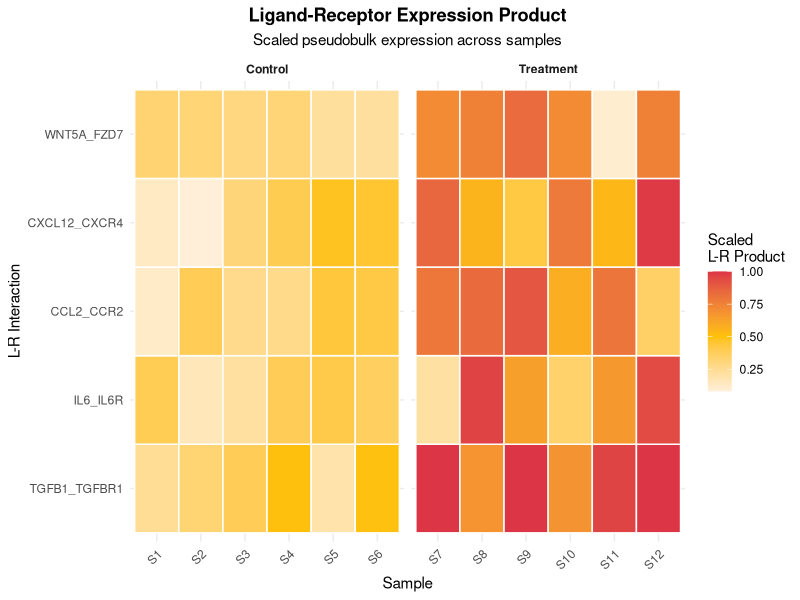
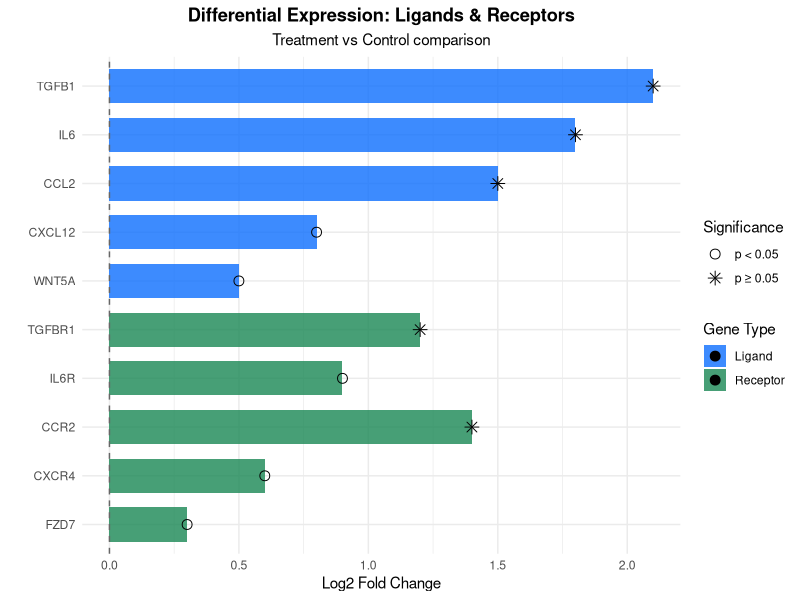
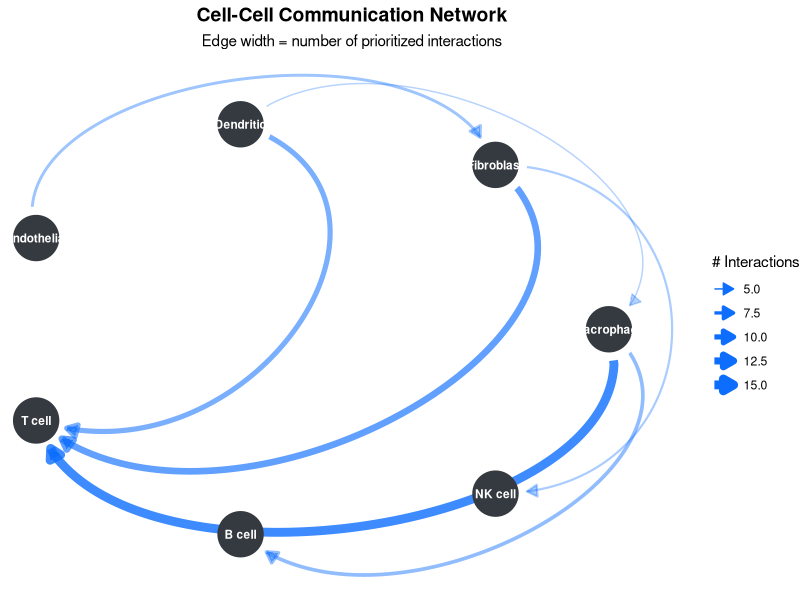
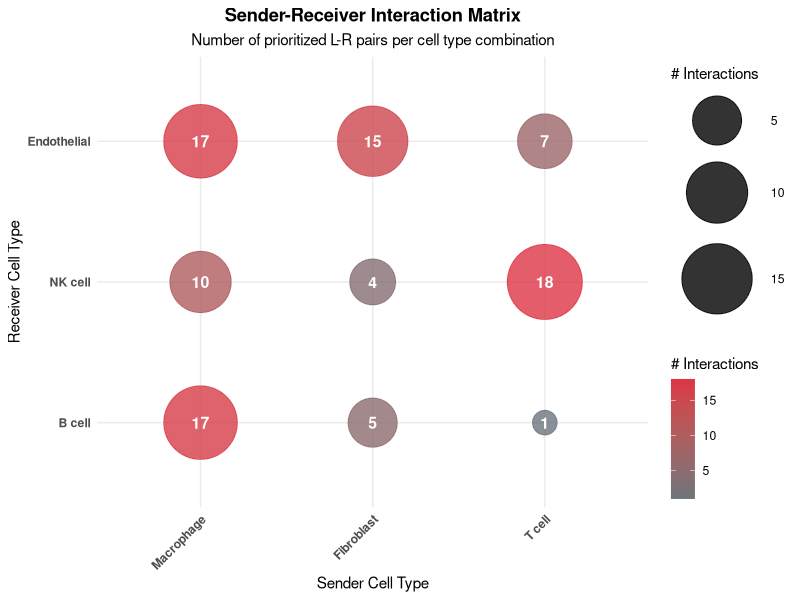
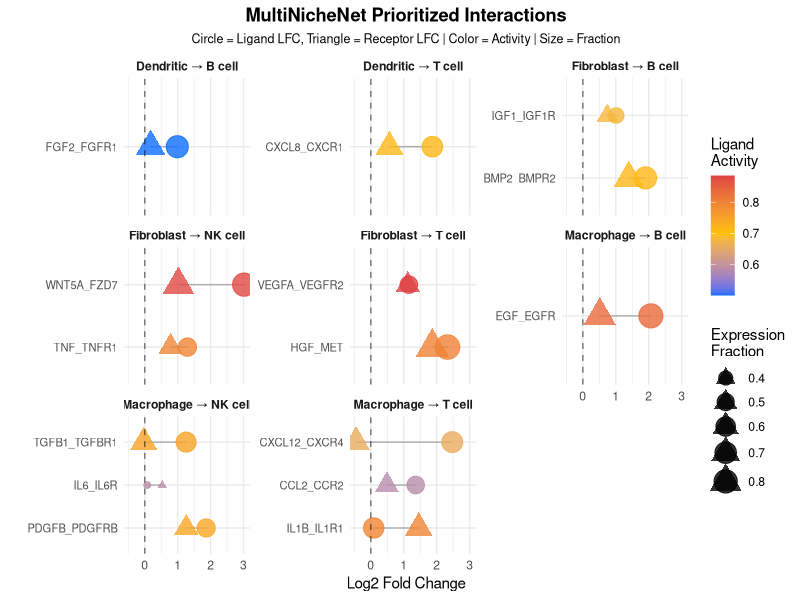
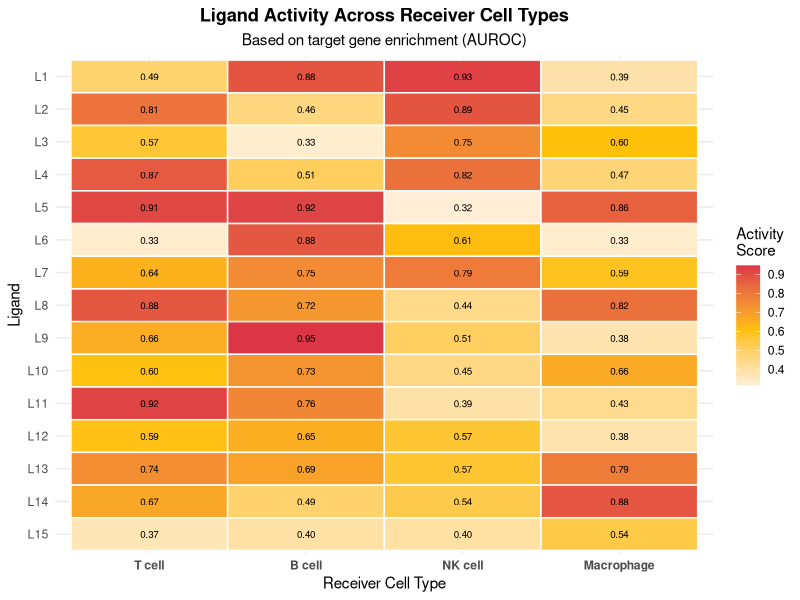
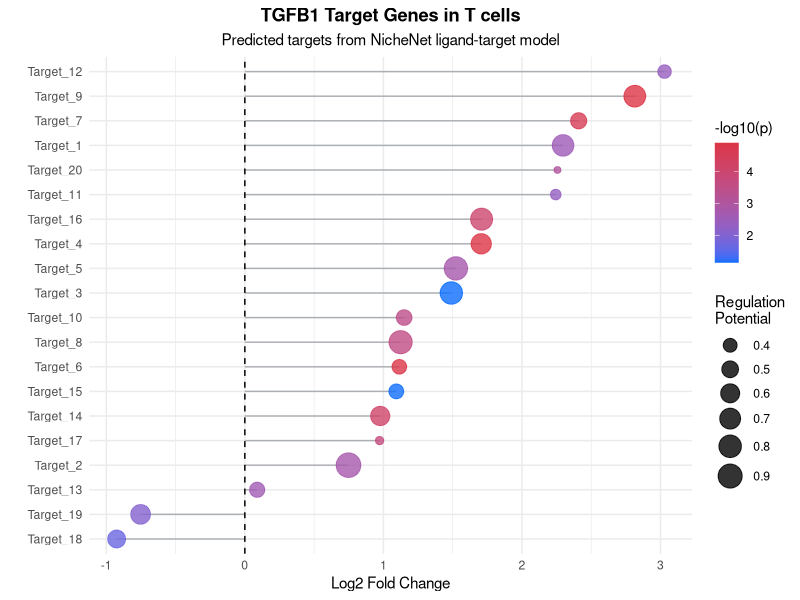
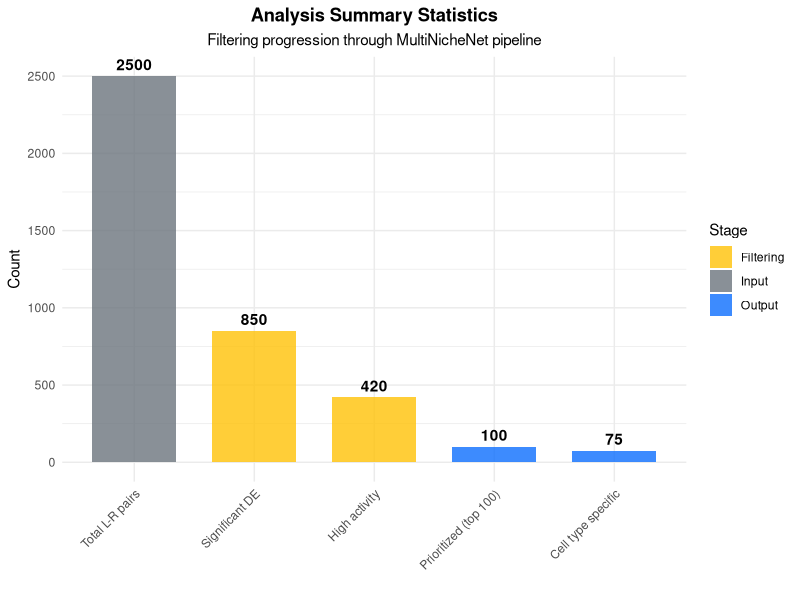

Generate these figures, in order, with R:
## ---- chunk 1
knitr::opts_chunk$set(
  collapse = TRUE,
  comment = "#>",
  fig.width = 10,
  fig.height = 8,
  warning = FALSE,
  message = FALSE
)
## ---- chunk 2
library(ggplot2)
library(dplyr)
library(tidyr)

# Simulate L-R product data
set.seed(42)
samples <- paste0("S", 1:12)
groups <- rep(c("Control", "Treatment"), each = 6)
lr_pairs <- c("TGFB1_TGFBR1", "IL6_IL6R", "CCL2_CCR2", "CXCL12_CXCR4", "WNT5A_FZD7")

lr_data <- expand.grid(sample = samples, lr = lr_pairs) %>%
  mutate(
    group = rep(groups, length(lr_pairs)),
    value = case_when(
      group == "Treatment" ~ rnorm(n(), 0.7, 0.2),
      TRUE ~ rnorm(n(), 0.3, 0.15)
    ),
    value = pmax(0, pmin(1, value))
  )

ggplot(lr_data, aes(x = sample, y = lr, fill = value)) +
  geom_tile(color = "white", linewidth = 0.5) +
  facet_grid(~group, scales = "free_x", space = "free") +
  scale_fill_gradient2(low = "#f8f9fa", mid = "#ffc107", high = "#dc3545",
                       midpoint = 0.5, name = "Scaled\nL-R Product") +
  theme_minimal() +
  labs(title = "Ligand-Receptor Expression Product",
       subtitle = "Scaled pseudobulk expression across samples",
       x = "Sample", y = "L-R Interaction") +
  theme(axis.text.x = element_text(angle = 45, hjust = 1),
        plot.title = element_text(hjust = 0.5, face = "bold"),
        plot.subtitle = element_text(hjust = 0.5),
        strip.text = element_text(face = "bold"))
## ---- chunk 3
set.seed(123)

genes <- c("TGFB1", "IL6", "CCL2", "CXCL12", "WNT5A", "TGFBR1", "IL6R", "CCR2", "CXCR4", "FZD7")
gene_type <- rep(c("Ligand", "Receptor"), each = 5)

lfc_data <- data.frame(
  gene = genes,
  type = gene_type,
  logFC = c(2.1, 1.8, 1.5, 0.8, 0.5, 1.2, 0.9, 1.4, 0.6, 0.3),
  pvalue = c(0.001, 0.005, 0.01, 0.05, 0.1, 0.02, 0.08, 0.015, 0.12, 0.2)
) %>%
  mutate(
    significant = pvalue < 0.05,
    gene = factor(gene, levels = rev(genes))
  )

ggplot(lfc_data, aes(x = logFC, y = gene, fill = type)) +
  geom_col(alpha = 0.8, width = 0.7) +
  geom_vline(xintercept = 0, linetype = "dashed", color = "gray40") +
  geom_point(aes(shape = significant), size = 3) +
  scale_fill_manual(values = c("Ligand" = "#0d6efd", "Receptor" = "#198754")) +
  scale_shape_manual(values = c("TRUE" = 8, "FALSE" = 1), 
                     labels = c("p < 0.05", "p ≥ 0.05")) +
  theme_minimal() +
  labs(title = "Differential Expression: Ligands & Receptors",
       subtitle = "Treatment vs Control comparison",
       x = "Log2 Fold Change", y = "",
       fill = "Gene Type", shape = "Significance") +
  theme(plot.title = element_text(hjust = 0.5, face = "bold"),
        plot.subtitle = element_text(hjust = 0.5))
## ---- chunk 4
library(ggplot2)
library(igraph)
library(ggraph)

set.seed(42)

# Create network data
edges <- data.frame(
  from = c("Macrophage", "Macrophage", "Fibroblast", "Fibroblast", 
           "Dendritic", "Dendritic", "Endothelial"),
  to = c("T cell", "B cell", "T cell", "NK cell", 
         "T cell", "Macrophage", "Fibroblast"),
  weight = c(15, 8, 12, 6, 10, 5, 7),
  lr = c("TGFB1-TGFBR1", "IL6-IL6R", "CCL2-CCR2", "CXCL12-CXCR4",
         "CD80-CD28", "CSF1-CSF1R", "VEGFA-VEGFR2")
)

g <- graph_from_data_frame(edges, directed = TRUE)

ggraph(g, layout = "circle") +
  geom_edge_arc(aes(width = weight, alpha = weight),
                arrow = arrow(length = unit(3, "mm"), type = "closed"),
                start_cap = circle(8, "mm"),
                end_cap = circle(8, "mm"),
                color = "#0d6efd") +
  geom_node_point(size = 15, color = "#343a40") +
  geom_node_text(aes(label = name), color = "white", fontface = "bold", size = 3) +
  scale_edge_width(range = c(0.5, 3), name = "# Interactions") +
  scale_edge_alpha(range = c(0.3, 0.8), guide = "none") +
  theme_void() +
  labs(title = "Cell-Cell Communication Network",
       subtitle = "Edge width = number of prioritized interactions") +
  theme(plot.title = element_text(hjust = 0.5, face = "bold", size = 14),
        plot.subtitle = element_text(hjust = 0.5))
## ---- chunk 5
# Simulate chord-like visualization using ggplot
library(ggplot2)

cell_types <- c("Macrophage", "Fibroblast", "T cell", "B cell", "NK cell", "Endothelial")

# Create connection matrix
set.seed(42)
connections <- expand.grid(sender = cell_types[1:3], receiver = cell_types[4:6]) %>%
  mutate(
    n_interactions = sample(1:20, 9, replace = TRUE),
    top_lr = sample(c("TGFB1-TGFBR1", "IL6-IL6R", "CCL2-CCR2", "CXCL12-CXCR4", "WNT5A-FZD7"),
                   9, replace = TRUE)
  )

ggplot(connections, aes(x = sender, y = receiver)) +
  geom_point(aes(size = n_interactions, color = n_interactions), alpha = 0.8) +
  geom_text(aes(label = n_interactions), color = "white", fontface = "bold", size = 4) +
  scale_size(range = c(8, 25), name = "# Interactions") +
  scale_color_gradient(low = "#6c757d", high = "#dc3545", name = "# Interactions") +
  theme_minimal() +
  labs(title = "Sender-Receiver Interaction Matrix",
       subtitle = "Number of prioritized L-R pairs per cell type combination",
       x = "Sender Cell Type", y = "Receiver Cell Type") +
  theme(axis.text.x = element_text(angle = 45, hjust = 1, face = "bold"),
        axis.text.y = element_text(face = "bold"),
        plot.title = element_text(hjust = 0.5, face = "bold"),
        plot.subtitle = element_text(hjust = 0.5))
## ---- chunk 6
set.seed(42)

# Simulate mushroom plot data with unique interactions
ligands <- c("TGFB1", "IL6", "CCL2", "CXCL12", "WNT5A", "VEGFA", "TNF", "IL1B", "CXCL8", "FGF2",
             "PDGFB", "EGF", "HGF", "IGF1", "BMP2")
receptors <- c("TGFBR1", "IL6R", "CCR2", "CXCR4", "FZD7", "VEGFR2", "TNFR1", "IL1R1", "CXCR1", "FGFR1",
               "PDGFRB", "EGFR", "MET", "IGF1R", "BMPR2")

n_int <- 15
mushroom_data <- data.frame(
  interaction = paste0(ligands[1:n_int], "_", receptors[1:n_int]),
  sender = sample(c("Macrophage", "Fibroblast", "Dendritic"), n_int, replace = TRUE),
  receiver = sample(c("T cell", "B cell", "NK cell"), n_int, replace = TRUE),
  ligand_lfc = rnorm(n_int, 1.5, 0.8),
  receptor_lfc = rnorm(n_int, 1.0, 0.6),
  ligand_activity = runif(n_int, 0.5, 0.9),
  fraction_expressing = runif(n_int, 0.3, 0.9),
  priority_score = runif(n_int, 0.4, 0.95)
) %>%
  arrange(desc(priority_score)) %>%
  mutate(
    interaction = factor(interaction, levels = rev(unique(interaction))),
    sender_receiver = paste(sender, "→", receiver)
  )

# Create bubble plot
ggplot(mushroom_data, aes(x = ligand_lfc, y = interaction)) +
  geom_segment(aes(xend = receptor_lfc, yend = interaction), 
               color = "#6c757d", linewidth = 0.5, alpha = 0.5) +
  geom_point(aes(size = fraction_expressing, color = ligand_activity), alpha = 0.8) +
  geom_point(aes(x = receptor_lfc, size = fraction_expressing, color = ligand_activity), 
             shape = 17, alpha = 0.8) +
  facet_wrap(~sender_receiver, scales = "free_y", ncol = 3) +
  scale_color_gradient2(low = "#0d6efd", mid = "#ffc107", high = "#dc3545",
                        midpoint = 0.7, name = "Ligand\nActivity") +
  scale_size(range = c(2, 8), name = "Expression\nFraction") +
  geom_vline(xintercept = 0, linetype = "dashed", alpha = 0.5) +
  theme_minimal() +
  labs(title = "MultiNicheNet Prioritized Interactions",
       subtitle = "Circle = Ligand LFC, Triangle = Receptor LFC | Color = Activity | Size = Fraction",
       x = "Log2 Fold Change", y = "") +
  theme(plot.title = element_text(hjust = 0.5, face = "bold"),
        plot.subtitle = element_text(hjust = 0.5, size = 9),
        strip.text = element_text(face = "bold"),
        axis.text.y = element_text(size = 8))
## ---- chunk 7
set.seed(123)

ligands <- paste0("L", 1:15)
receivers <- c("T cell", "B cell", "NK cell", "Macrophage")

activity_matrix <- expand.grid(ligand = ligands, receiver = receivers) %>%
  mutate(
    activity = runif(n(), 0.3, 0.95),
    ligand = factor(ligand, levels = rev(ligands))
  )

ggplot(activity_matrix, aes(x = receiver, y = ligand, fill = activity)) +
  geom_tile(color = "white", linewidth = 0.5) +
  geom_text(aes(label = sprintf("%.2f", activity)), size = 2.5, color = "black") +
  scale_fill_gradient2(low = "#f8f9fa", mid = "#ffc107", high = "#dc3545",
                       midpoint = 0.6, name = "Activity\nScore") +
  theme_minimal() +
  labs(title = "Ligand Activity Across Receiver Cell Types",
       subtitle = "Based on target gene enrichment (AUROC)",
       x = "Receiver Cell Type", y = "Ligand") +
  theme(plot.title = element_text(hjust = 0.5, face = "bold"),
        plot.subtitle = element_text(hjust = 0.5),
        axis.text.x = element_text(face = "bold"))
## ---- chunk 8
set.seed(42)

targets <- paste0("Target_", 1:20)
target_data <- data.frame(
  gene = targets,
  lfc = rnorm(20, 1.2, 0.8),
  pvalue = 10^-runif(20, 1, 5),
  regulation_potential = runif(20, 0.3, 0.95)
) %>%
  mutate(
    significant = pvalue < 0.05,
    gene = factor(gene, levels = gene[order(lfc)])
  )

ggplot(target_data, aes(x = lfc, y = gene)) +
  geom_segment(aes(xend = 0, yend = gene), color = "#6c757d", alpha = 0.5) +
  geom_point(aes(size = regulation_potential, color = -log10(pvalue)), alpha = 0.8) +
  geom_vline(xintercept = 0, linetype = "dashed") +
  scale_color_gradient(low = "#0d6efd", high = "#dc3545", name = "-log10(p)") +
  scale_size(range = c(2, 8), name = "Regulation\nPotential") +
  theme_minimal() +
  labs(title = "TGFB1 Target Genes in T cells",
       subtitle = "Predicted targets from NicheNet ligand-target model",
       x = "Log2 Fold Change", y = "") +
  theme(plot.title = element_text(hjust = 0.5, face = "bold"),
        plot.subtitle = element_text(hjust = 0.5))
## ---- chunk 9
summary_data <- data.frame(
  category = c("Total L-R pairs", "Significant DE", "High activity", 
               "Prioritized (top 100)", "Cell type specific"),
  count = c(2500, 850, 420, 100, 75),
  stage = c("Input", "Filtering", "Filtering", "Output", "Output")
)

ggplot(summary_data, aes(x = reorder(category, -count), y = count, fill = stage)) +
  geom_col(alpha = 0.8, width = 0.7) +
  geom_text(aes(label = count), vjust = -0.5, fontface = "bold") +
  scale_fill_manual(values = c("Input" = "#6c757d", "Filtering" = "#ffc107", "Output" = "#0d6efd")) +
  theme_minimal() +
  labs(title = "Analysis Summary Statistics",
       subtitle = "Filtering progression through MultiNicheNet pipeline",
       x = "", y = "Count", fill = "Stage") +
  theme(plot.title = element_text(hjust = 0.5, face = "bold"),
        plot.subtitle = element_text(hjust = 0.5),
        axis.text.x = element_text(angle = 45, hjust = 1))
## ---- chunk 10
palettes <- data.frame(
  palette = rep(c("Default", "Viridis", "RdBu", "Custom"), each = 5),
  value = rep(1:5, 4),
  color = c(
    RColorBrewer::brewer.pal(5, "Blues"),
    viridis::viridis(5),
    RColorBrewer::brewer.pal(5, "RdBu"),
    c("#264653", "#2a9d8f", "#e9c46a", "#f4a261", "#e76f51")
  )
)

ggplot(palettes, aes(x = value, y = palette, fill = color)) +
  geom_tile(color = "white", linewidth = 1) +
  scale_fill_identity() +
  theme_minimal() +
  labs(title = "Recommended Color Palettes", x = "", y = "") +
  theme(plot.title = element_text(hjust = 0.5, face = "bold"),
        axis.text.x = element_blank(),
        axis.text.y = element_text(face = "bold"))
